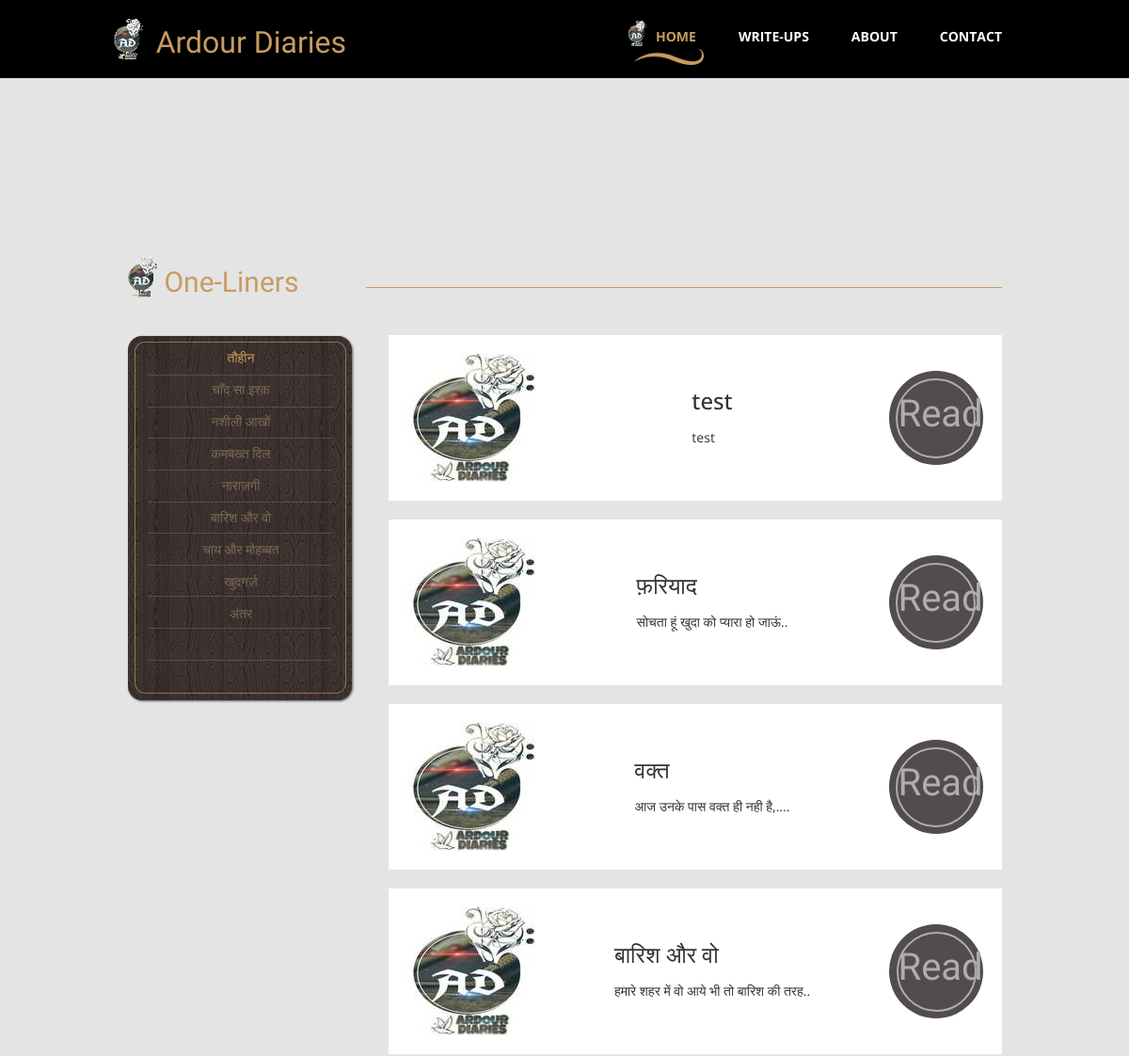
The page /oneliner/ (upper part) on the database as committed earlier.
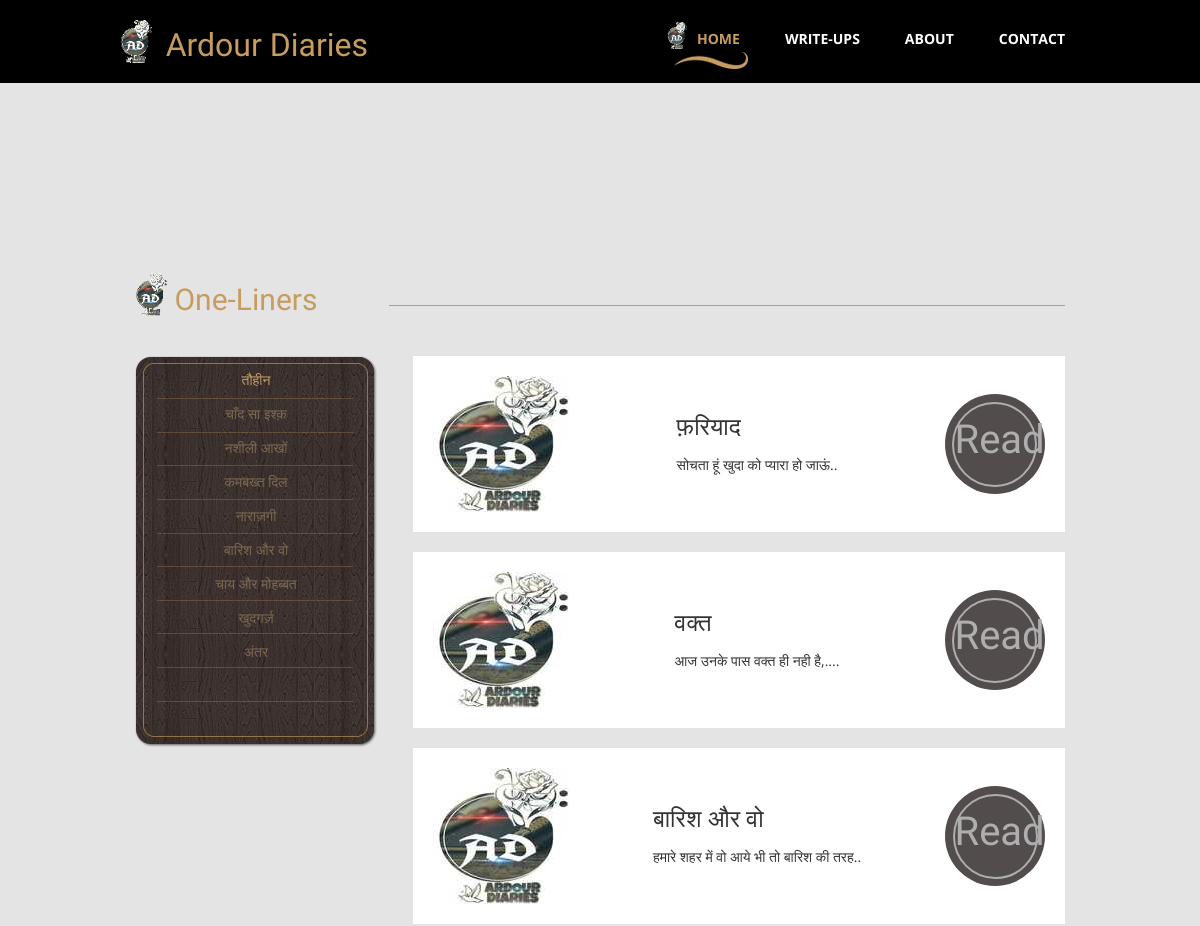
The same page on the database as committed later.
### diaries/models.py (models this page shows, shortened)
class oneliners(models.Model):
    title = models.CharField(max_length=100, null=True)
    desc = models.TextField(max_length=500, null=True)
    content = models.TextField(max_length=5000, null=True)
    date_created = models.DateTimeField(auto_now_add=True, null=True)
    oneliners_image = models.ImageField(upload_to='oneliners',null=True, blank=True)
    insta_link = models.URLField(blank=True, null=True)
    fb_link = models.URLField(blank=True, null=True)
    class Meta:
        ordering = ["-date_created"]

### diaries/views.py (the view)
# urls.py: path('oneliner/', views.oneliner, name="oneliner"),
def oneliner(request):
    oneline = oneliners.objects.all()
    return render(request, "oneliner.html", {'oneline': oneline})

### templates/oneliner.html
{% extends 'main.html' %}
{% block content %}
{% load static %}
    <div class="tm-main-section light-gray-bg">
      <div class="container" id="main">
        <section class="tm-section row">
          <div class="col-lg-12 tm-section-header-container margin-bottom-30">
            <h2 class="tm-section-header gold-text tm-handwriting-font"><img src="{% static 'img/logo.png' %}" alt="Logo" class="tm-site-logo"> One-Liners</h2>
            <div class="tm-hr-container"><hr class="tm-hr"></div>
          </div>
          <div>
            <div class="col-lg-3 col-md-3">
              <div class="tm-position-relative margin-bottom-30">
                <nav class="tm-side-menu">
                  <ul>
                    <li><a href="/oneliner/onelines/1" class="active">तौहीन</a></li>
                    <li><a href="/oneliner/onelines/1">चाँद सा इश्क़</a></li>
                    <li><a href="/oneliner/onelines/1">नशीली आखों</a></li>
                    <li><a href="/oneliner/onelines/1">कमबख्त दिल</a></li>
                    <li><a href="/oneliner/onelines/1">नाराज़गी</a></li>
                    <li><a href="/oneliner/onelines/3">बारिश और वो</a></li>
                    <li><a href="/oneliner/onelines/1">चाय और मोहब्बत </a></li>
                    <li><a href="/oneliner/onelines/1">खुदगर्ज़</a></li>
                    <li><a href="/oneliner/onelines/1"> अंतर </a></li>
                  </ul>
                </nav>
                <img src="{% static 'img/vertical-menu-bg.png' %}" alt="Menu bg" class="tm-side-menu-bg">
              </div>
            </div>
            <div class="tm-menu-product-content col-lg-9 col-md-9">
              {% for i in oneline %}
              <div class="tm-product">
                <img src="{% static 'img/logo1.jpeg' %}" alt="Oneliner">
                <div class="tm-product-text">
                  <h3 class="tm-product-title">{{i.title}}</h3>
                  <p class="tm-product-description">{{i.desc}}</p>
                </div>
                <div class="tm-product-price">
                  <a href="/oneliner/onelines/{{i.id}}" class="tm-product-price-link tm-handwriting-font">Read</a>
                </div>
              </div>
              {% endfor %}
            </div>
          </div>
        </section>
      </div>
    </div>
    {% endblock %}

Rows that differ between the two databases and show on the page:
removed oneliners: title "test", desc "test"
